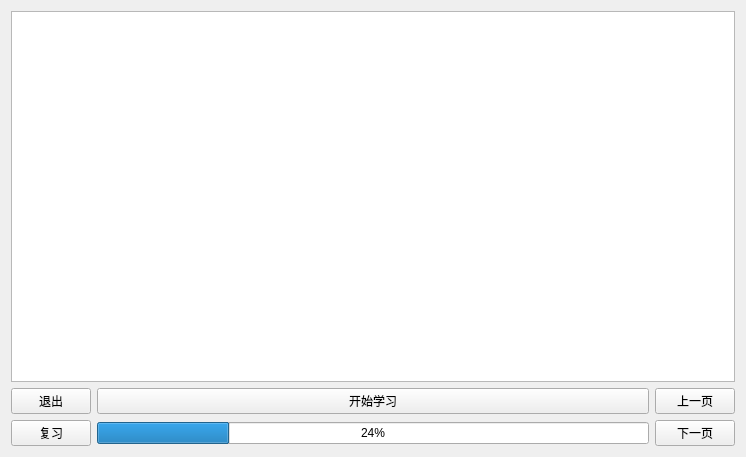
<?xml version="1.0" encoding="UTF-8"?>
<ui version="4.0">
 <class>Widget</class>
 <widget class="QWidget" name="Widget">
  <property name="geometry">
   <rect>
    <x>0</x>
    <y>0</y>
    <width>746</width>
    <height>457</height>
   </rect>
  </property>
  <property name="windowTitle">
   <string>Widget</string>
  </property>
  <layout class="QGridLayout" name="gridLayout">
   <item row="0" column="0" colspan="3">
    <widget class="QTextEdit" name="textEdit"/>
   </item>
   <item row="3" column="0">
    <widget class="QPushButton" name="reviewButton">
     <property name="text">
      <string>复习</string>
     </property>
    </widget>
   </item>
   <item row="3" column="2">
    <widget class="QPushButton" name="DownButton">
     <property name="text">
      <string>下一页</string>
     </property>
    </widget>
   </item>
   <item row="2" column="0">
    <widget class="QPushButton" name="checkButton">
     <property name="text">
      <string>退出</string>
     </property>
    </widget>
   </item>
   <item row="2" column="2">
    <widget class="QPushButton" name="UpButton">
     <property name="text">
      <string>上一页</string>
     </property>
    </widget>
   </item>
   <item row="3" column="1">
    <widget class="QProgressBar" name="progressBar">
     <property name="value">
      <number>24</number>
     </property>
    </widget>
   </item>
   <item row="2" column="1">
    <widget class="QPushButton" name="pushButton">
     <property name="text">
      <string>开始学习</string>
     </property>
    </widget>
   </item>
  </layout>
 </widget>
 <layoutdefault spacing="6" margin="11"/>
 <resources/>
 <connections/>
</ui>
